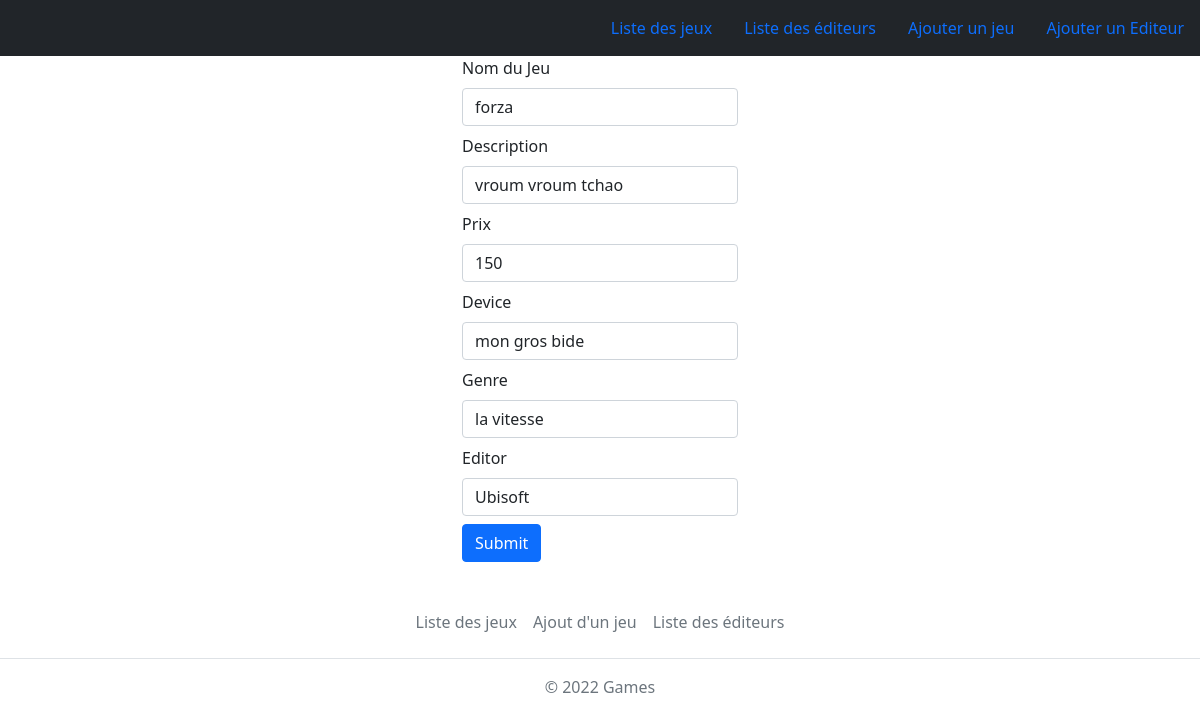
The page /update.php?id=3 on the database its author committed.
### tables this page shows
CREATE TABLE `games` (
  `id` int(11) NOT NULL,
  `name_game` varchar(50) NOT NULL,
  `description_game` text NOT NULL,
  `price` int(11) NOT NULL,
  `device` varchar(255) NOT NULL,
  `genre` varchar(255) NOT NULL,
  `editor` varchar(255) NOT NULL
);

### update.php (the view, shortened to what this page needs)
<?php
include('Config/db.php');
if (
    $_POST &&
    isset($_POST['name_game']) && $_POST['name_game'] !== '' &&
    isset($_POST['description_game']) && $_POST['description_game'] !== '' &&
    isset($_POST['price']) && $_POST['price'] !== '' && is_numeric($_POST['price']) &&
    isset($_POST['device']) && $_POST['device'] !== '' &&
    isset($_POST['genre']) && $_POST['genre'] !== '' &&
    isset($_POST['editor']) && $_POST['editor'] !== ''
) {
    $req = $db->prepare('UPDATE games SET name_game =:name_game, description_game = :description_game, price = :price, device = :device, genre = :genre, editor = :editor WHERE id='  . $_GET['id']);
    $req->execute([
        'name_game' => $_POST['name_game'],
        'description_game' => $_POST['description_game'],
        'price' => $_POST['price'],
        'device' => $_POST['device'],
        'genre' => $_POST['genre'],
        'editor' => $_POST['editor']
    ]);
    header('Location: index.php');
    exit;
} else {
    $response = $db->query('SELECT * FROM games WHERE id=' . $_GET['id']);
    $data = $response->fetch();
}
?>
<!DOCTYPE html>
<html lang="en">
<head>
    <link href="https://cdn.jsdelivr.net/npm/bootstrap@5.1.3/dist/css/bootstrap.min.css" rel="stylesheet">
</head>
<body>
    <?php include('Components/Header.php'); ?>
    <form class="container" style=" width: 25%;" method="POST">
        <div class="mb-2">
            <label class="form-label">Nom du Jeu</label>
            <input type="text" name="name" class="form-control" value="<?php echo $data['name_game']; ?>">
        </div>
        <div class=" mb-2">
            <label class="form-label">Description</label>
            <input type="text" name="description" class="form-control" value="<?php echo $data['description_game']; ?>">
        </div>
        <div class="mb-2">
            <label class="form-label">Prix</label>
            <input type="number" name="price" class="form-control" value="<?php echo $data['price']; ?>">
        </div>
        <div class="mb-2">
            <label class="form-label">Device</label>
            <input type="text" name="device" class="form-control" value="<?php echo $data['device']; ?>">
        </div>
        <div class="mb-2">
            <label class="form-label">Genre</label>
            <input type="text" name="genre" class="form-control" value="<?php echo $data['genre']; ?>">
        </div>
        <div class="mb-2">
            <label class="form-label">Editor</label>
            <input type="text" name="editor" class="form-control" value="<?php echo $data['editor']; ?>">
        </div>
        <button type="submit" class="btn btn-primary">Submit</button>
    </form>
    <?php include('Components/Footer.php'); ?>
</body>
</html>

### rows shown on the page
games: name "forza", description "vroum vroum tchao", price "150", device "mon gros bide", genre "la vitesse", editor "Ubisoft"
